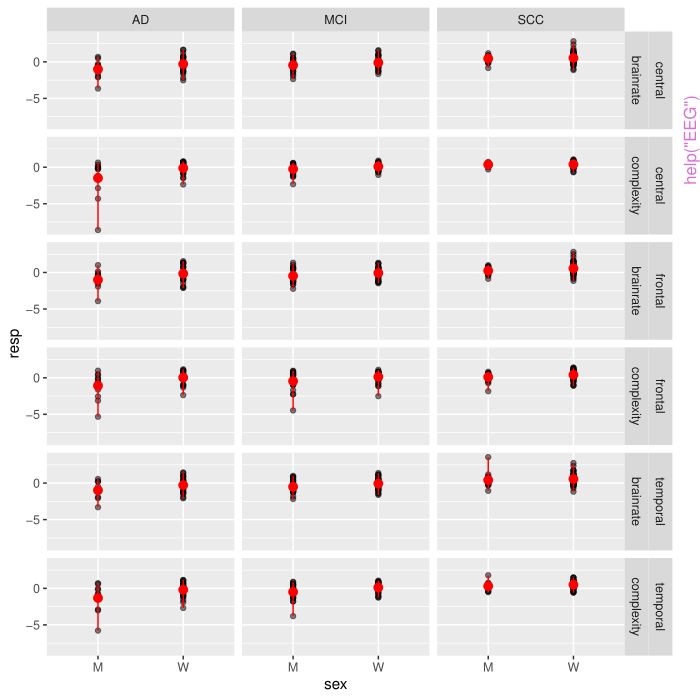

This figure's R source:
pkgname <- "MANOVA.RM"
source(file.path(R.home("share"), "R", "examples-header.R"))
options(warn = 1)
options(pager = "console")
library('MANOVA.RM')

base::assign(".oldSearch", base::search(), pos = 'CheckExEnv')
base::assign(".old_wd", base::getwd(), pos = 'CheckExEnv')
cleanEx()
nameEx("EEG")
### * EEG

flush(stderr()); flush(stdout())

### Name: EEG
### Title: EEG Measurements in Patients with Alzheimer's Disease (long
###   format)
### Aliases: EEG
### Keywords: datasets

### ** Examples

if(requireNamespace("ggplot2")){ 
  library(ggplot2)
  ggplot(EEG, aes(x=sex, y=resp)) + geom_point(alpha=0.5) + facet_grid(region+feature~diagnosis) +
     stat_summary(fun.y = mean, fun.ymin = min, fun.ymax = max, colour = "red")
  }
  



cleanEx()
nameEx("MANOVA")
### * MANOVA

flush(stderr()); flush(stdout())

### Name: MANOVA
### Title: Tests for Multivariate Data in Semi-Parametric Factorial Designs
### Aliases: MANOVA

### ** Examples

data(EEG)
EEG_mod <- MANOVA(resp ~ sex * diagnosis, 
                    data = EEG, subject = "id", resampling = "paramBS", 
                    alpha = 0.05, iter = 10)
summary(EEG_mod)




cleanEx()
nameEx("MANOVA.wide")
### * MANOVA.wide

flush(stderr()); flush(stdout())

### Name: MANOVA.wide
### Title: Tests for Multivariate Data in Semi-Parametric Factorial Designs
### Aliases: MANOVA.wide

### ** Examples

#Example on producing plastic film from Krzanowski (1998, p. 381), see \code{manova.summary}
tear <- c(6.5, 6.2, 5.8, 6.5, 6.5, 6.9, 7.2, 6.9, 6.1, 6.3,
          6.7, 6.6, 7.2, 7.1, 6.8, 7.1, 7.0, 7.2, 7.5, 7.6)
gloss <- c(9.5, 9.9, 9.6, 9.6, 9.2, 9.1, 10.0, 9.9, 9.5, 9.4,
           9.1, 9.3, 8.3, 8.4, 8.5, 9.2, 8.8, 9.7, 10.1, 9.2)
opacity <- c(4.4, 6.4, 3.0, 4.1, 0.8, 5.7, 2.0, 3.9, 1.9, 5.7,
             2.8, 4.1, 3.8, 1.6, 3.4, 8.4, 5.2, 6.9, 2.7, 1.9)
rate     <- gl(2,10, labels = c("Low", "High"))
additive <- gl(2, 5, length = 20, labels = c("Low", "High"))
example <- data.frame(tear, gloss, opacity, rate, additive)
fit <- MANOVA.wide(cbind(tear, gloss, opacity) ~ rate * additive, 
data = example, iter = 1000)
summary(fit)




cleanEx()
nameEx("RM")
### * RM

flush(stderr()); flush(stdout())

### Name: RM
### Title: Tests for Repeated Measures in Semi-Parametric Factorial Designs
### Aliases: RM

### ** Examples

data(o2cons)
## Not run: 
##D oxy <- RM(O2 ~ Group * Staphylococci * Time, data = o2cons, 
##D             subject = "Subject", no.subf = 2, iter = 1000,
##D             resampling = "Perm")
##D summary(oxy)
##D plot(oxy, factor = "Group") 
##D  
##D # For more details including the output of the examples also refer to the 
##D # package vignette.
##D 
##D # using the EEG data, consider additional within-subjects factors 'brain region' 
##D # and 'feature'
##D data(EEG)
##D EEG_model <- RM(resp ~ sex * diagnosis * feature * region, 
##D                data = EEG, subject = "id", within = c("feature", "region"),
##D                resampling = "WildBS",
##D                iter = 1000,  alpha = 0.01, seed = 987, dec = 2)
##D summary(EEG_model)
## End(Not run)




cleanEx()
nameEx("conf.reg")
### * conf.reg

flush(stderr()); flush(stdout())

### Name: conf.reg
### Title: The conf.reg() function calculates confidence regions for
###   contrasts in multivariate factorial designs. In the two-dimensional
###   case, confidence ellipsoids can be plotted via the generic 'plot()'
###   function.
### Aliases: conf.reg

### ** Examples

data(EEG)
EEG_mod <- MANOVA(resp ~ sex * diagnosis, 
                    data = EEG, subject = "id", resampling = "paramBS", 
                    alpha = 0.05, iter = 10, CPU = 1)
conf.reg(EEG_mod, nullhypo = "sex")





cleanEx()
nameEx("multRM")
### * multRM

flush(stderr()); flush(stdout())

### Name: multRM
### Title: Tests for Repeated Measures in Multivariate Semi-Parametric
###   Factorial Designs
### Aliases: multRM

### ** Examples

## Not run: 
##D data(EEG)
##D library(tidyr)
##D eeg <- spread(EEG, feature, resp)
##D fit <- multRM(cbind(brainrate, complexity) ~ sex * region, data = eeg, 
##D               subject = "id", within = "region")
##D summary(fit)
## End(Not run)




cleanEx()
nameEx("o2cons")
### * o2cons

flush(stderr()); flush(stdout())

### Name: o2cons
### Title: Oxygen Consumption of Leukocytes
### Aliases: o2cons
### Keywords: datasets

### ** Examples

  if(requireNamespace("ggplot2")){ 
  library(ggplot2)
  ggplot(o2cons, aes(x=Group, y=O2)) + geom_point(alpha=0.5) + facet_grid(Staphylococci~Time) +
  stat_summary(fun.y = mean, fun.ymin = min, fun.ymax = max, colour = "red") 
}




### * <FOOTER>
###
cleanEx()
options(digits = 7L)
base::cat("Time elapsed: ", proc.time() - base::get("ptime", pos = 'CheckExEnv'),"\n")
grDevices::dev.off()
###
### Local variables: ***
### mode: outline-minor ***
### outline-regexp: "\\(> \\)?### [*]+" ***
### End: ***
quit('no')
